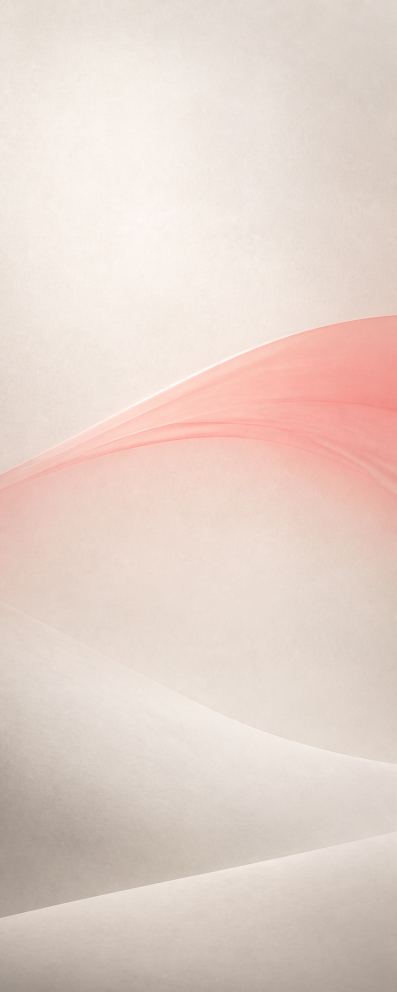
#> input picture assets/poster/growthagent-expo-background-v3.png, 793 x 1983 px (shown at 1/2 size)
$ python -i generate_growthagent_expo_poster.py   (imports and definitions only)
#> lines starting #> are read from the running program, lines starting #| are printed output that depends on the picture
#!/usr/bin/env python3
"""Build the 80 x 200 cm GrowthAgent exhibition roll-up poster."""

from __future__ import annotations

import subprocess
from io import BytesIO
from pathlib import Path

from PIL import Image
from reportlab.lib.colors import Color, HexColor, white
from reportlab.lib.units import mm
from reportlab.lib.utils import ImageReader
from reportlab.pdfbase import pdfmetrics
from reportlab.pdfgen import canvas

from generate_growthagent_poster import (
    BODY,
    INK,
    RED_RGB,
    draw_logo,
    draw_qr,
    image_reader_with_crop,
    register_fonts,
    rounded_image,
    tracked_text,
)


ROOT = Path(__file__).resolve().parents[1]
BACKGROUND = ROOT / "assets" / "poster" / "growthagent-expo-background-v3.png"
MAIN_SCREEN = ROOT / "产品截图" / "截屏2026-07-15 03.44.05.png"
SECONDARY_SCREEN = ROOT / "产品截图" / "截屏2026-07-15 03.43.12.png"

PDF_OUT = ROOT / "output" / "pdf" / "GrowthAgent_80x200cm_Expo_v13.pdf"
PNG_OUT = ROOT / "output" / "poster" / "GrowthAgent_80x200cm_Expo_v13_150dpi.png"
PREVIEW_OUT = ROOT / "output" / "poster" / "GrowthAgent_80x200cm_Expo_v13_preview.png"
RENDER_PREFIX = ROOT / "output" / "poster" / ".growthagent-expo-v13-render"

# [1 line that did not run here, left out]
# [1 line that did not run here, left out]
# [1 line that did not run here, left out]
# [1 line that did not run here, left out]
PRODUCT_URL = "https://growthagent-guikesong.zeabur.app/"

# [1 line that did not run here, left out]

# Remove the black screenshot margin and browser chrome while preserving the UI.
SCREEN_CROP = (90, 145, 2250, 1548)


# [109 lines left out: functions draw_bold_text, draw_header, draw_screenshot_layer, not called in this run]


def prepared_background_with_black_fade(path: Path) -> ImageReader:
    """Fuse a seamless warm-background-to-graphite fade into the source pixels."""
    with Image.open(path) as source:
#> source is the input picture: PIL image 793x1983 RGB; mean R, G, B 228.4, 210.9, 202.1
        background = source.convert("RGB").resize((3172, 7932), Image.Resampling.LANCZOS)
        width, height = background.size
#> width = 3172; height = 7932
        fade_start = round(height * (1 - 870 / 2000))
#> fade_start = 4482
        solid_start = round(height * (1 - 700 / 2000))
#> solid_start = 5156
        mask_values: list[int] = []
        for row in range(height):
            if row <= fade_start:
                alpha = 0
            elif row >= solid_start:
                alpha = 255
            else:
                progress = (row - fade_start) / (solid_start - fade_start)
                smooth = progress * progress * (3 - 2 * progress)
                alpha = round(255 * smooth)
            mask_values.append(alpha)
#> after the loop, mask_values = 7932 values from 0 to 255

        mask_column = Image.new("L", (1, height))
        mask_column.putdata(mask_values)
        mask = mask_column.resize((width, height), Image.Resampling.NEAREST)
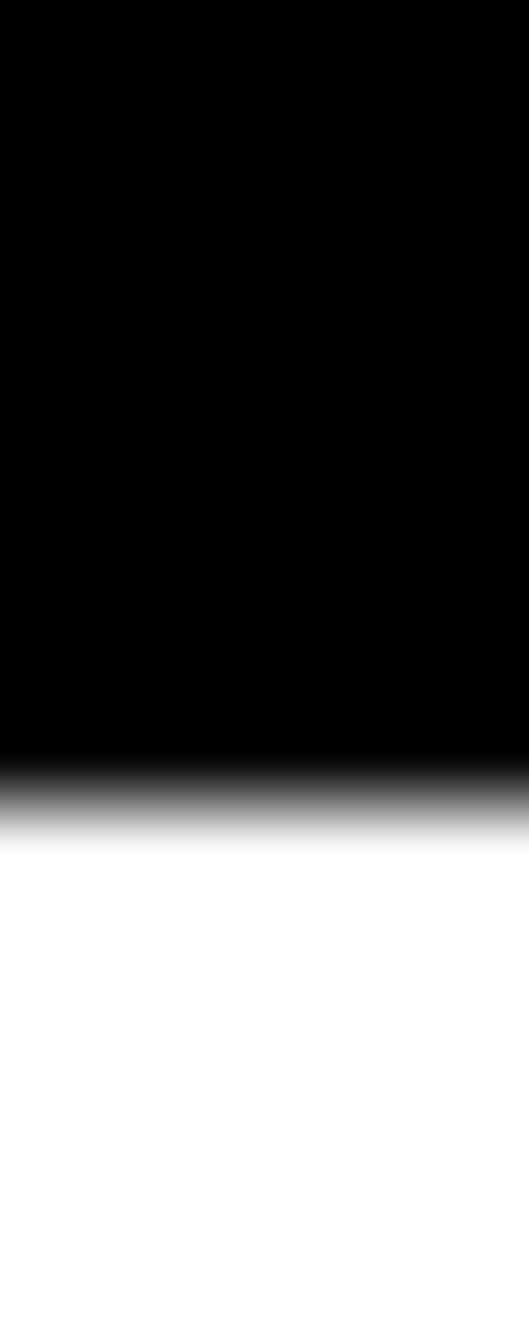
#> mask: PIL image 3172x7932 L (shown at 1/6 size); min 0, max 255, mean 100.1
        graphite = Image.new("RGB", background.size, (18, 18, 18))
#> graphite: PIL image 3172x7932 RGB; every value is 18
        blended = Image.composite(graphite, background, mask)
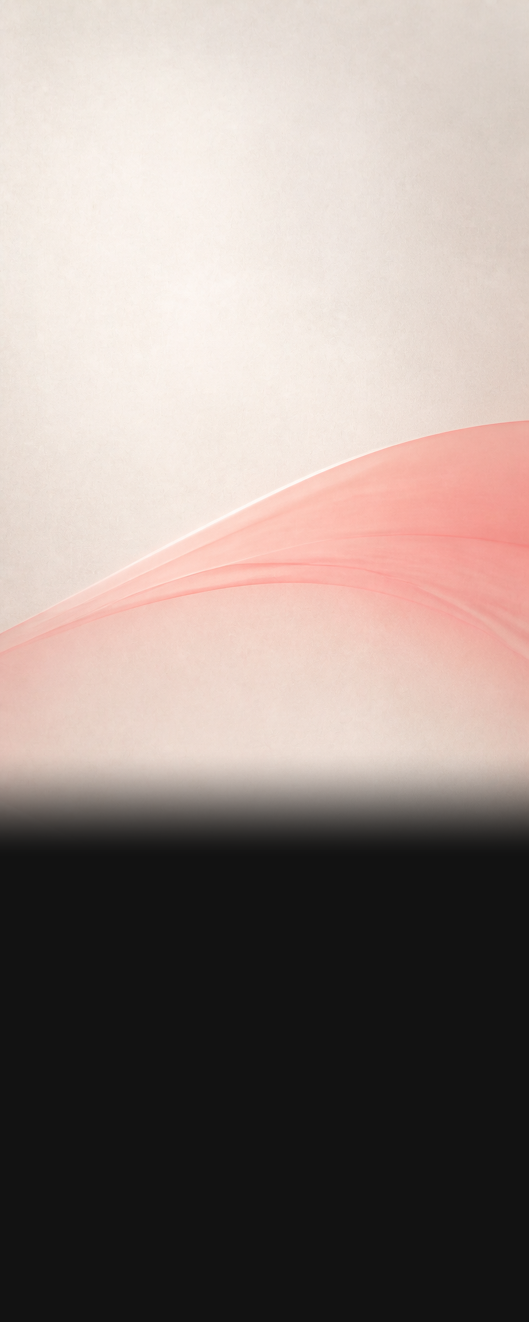
#> blended: PIL image 3172x7932 RGB (shown at 1/6 size); mean R, G, B 151.6, 138.8, 133.5
        buffer = BytesIO()
        blended.save(buffer, format="JPEG", quality=95, subsampling=0, progressive=True)
    buffer.seek(0)
#> (the run stopped early here; a loop or call above may not have finished)
